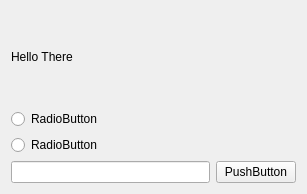
<?xml version="1.0" encoding="UTF-8"?>
<ui version="4.0">
 <class>Form</class>
 <widget class="QWidget" name="Form">
  <property name="geometry">
   <rect>
    <x>0</x>
    <y>0</y>
    <width>307</width>
    <height>194</height>
   </rect>
  </property>
  <property name="windowTitle">
   <string>Form</string>
  </property>
  <layout class="QHBoxLayout" name="horizontalLayout_2">
   <item>
    <layout class="QVBoxLayout" name="verticalLayout">
     <property name="sizeConstraint">
      <enum>QLayout::SetDefaultConstraint</enum>
     </property>
     <item>
      <widget class="QLabel" name="label">
       <property name="text">
        <string>Hello There</string>
       </property>
      </widget>
     </item>
     <item>
      <widget class="QRadioButton" name="radioButton_2">
       <property name="text">
        <string>RadioButton</string>
       </property>
      </widget>
     </item>
     <item>
      <widget class="QRadioButton" name="radioButton">
       <property name="text">
        <string>RadioButton</string>
       </property>
      </widget>
     </item>
     <item>
      <layout class="QHBoxLayout" name="horizontalLayout">
       <item>
        <widget class="QLineEdit" name="lineEdit"/>
       </item>
       <item>
        <widget class="QPushButton" name="pushButton">
         <property name="text">
          <string>PushButton</string>
         </property>
        </widget>
       </item>
      </layout>
     </item>
    </layout>
   </item>
  </layout>
 </widget>
 <resources/>
 <connections/>
</ui>
